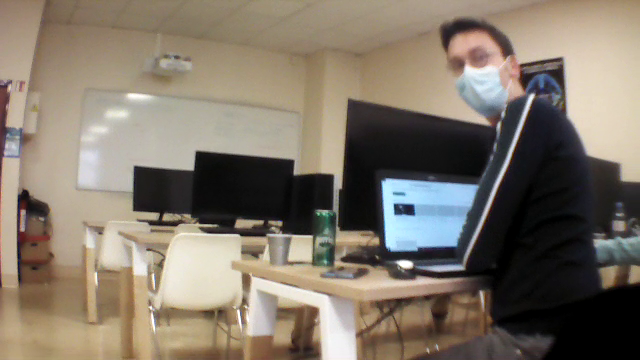
#> input picture src/test/1.png, 640 x 360 px; its folder holds 4 pictures in this run
$ python concat_img.py   (Python 2 division)
#> lines starting #> are read from the running program, lines starting #| are printed output that depends on the picture
### function.py
import cv2
import numpy as np
import matplotlib.pyplot as plt
import os


def trim(frame):
    # crop top
    if not np.sum(frame[0]):
        return trim(frame[1:])
    # crop top
    if not np.sum(frame[-1]):
        return trim(frame[:-2])
    # crop top
    if not np.sum(frame[:, 0]):
        return trim(frame[:, 1:])
    # crop top
    if not np.sum(frame[:, -1]):
        return trim(frame[:, :-2])
    return frame


# [5 lines left out: function convert_to_img_cv2, not called in this run]


def concat_2_img(img_left, img_left_cvt, img_right, img_right_cvt):

    """
    :param img_left: image left
    :param img_left_cvt: image left cvt color
    :param img_right: image right
    :param img_right_cvt: image right cvt color
    :return: concat img of of the image
    """

    # function to detect key point on img
    sift = cv2.xfeatures2d.SIFT_create()
    # find key points
    kp1, des1 = sift.detectAndCompute(img_right_cvt, None)
    kp2, des2 = sift.detectAndCompute(img_left_cvt, None)

    # match key point in that are the same in the 2 img
    match = cv2.BFMatcher()
    matches = match.knnMatch(des1, des2, k=2)

    good = []

    print("number of matches between 2 photos : {}".format(len(matches)))

    for m, n in matches:
        # print("test m.distance({}) < 0.03 * n.distance({})".format(m.distance, 0.03 * n.distance))
        if m.distance < (0.6 * n.distance):
            good.append(m)

    min_match_count = 10

    if len(good) > min_match_count:
        src_pts = np.float32([kp1[m.queryIdx].pt for m in good]).reshape(-1, 1, 2)
        dst_pts = np.float32([kp2[m.trainIdx].pt for m in good]).reshape(-1, 1, 2)
        M, mask = cv2.findHomography(src_pts, dst_pts, cv2.RANSAC, 5.0)
        h, w = img_right_cvt.shape
        pts = np.float32([[0, 0], [0, h - 1], [w - 1, h - 1], [w - 1, 0]]).reshape(-1, 1, 2)
    else:
        draw_params = dict(matchColor=(0, 255, 0), singlePointColor=None, flags=2)

        img3 = cv2.drawMatches(img_right, kp1, img_left, kp2, good, None, **draw_params)
        cv2.imshow("original_image_drawMatches.jpg", img3)

        print "Not enought matches are found - {} / {}, {}" \
              "".format(len(good), min_match_count, len(good) / min_match_count)
        plt.show()
        cv2.waitKey(0)

        return False, np.zeros(shape=(50, 50, 3))

    dst = cv2.warpPerspective(img_right, M, (img_left.shape[1] + img_right.shape[1], img_left.shape[0]))
    dst[0:img_left.shape[0], 0:img_left.shape[1]] = img_left

    return True, trim(dst)


# [8 lines left out: function concat, not called in this run]


# use to debug
# [3 lines that do not run on import are left out]

    # cvt color

    # concat

### concat_img.py
from function import concat_2_img

import cv2
import numpy as np
import matplotlib.pyplot as plt
import os


def trim(frame):
    # crop top
    if not np.sum(frame[0]):
        return trim(frame[1:])
    # crop top
    if not np.sum(frame[-1]):
        return trim(frame[:-2])
    # crop top
    if not np.sum(frame[:, 0]):
        return trim(frame[:, 1:])
    # crop top
    if not np.sum(frame[:, -1]):
        return trim(frame[:, :-2])
    return frame


def concat_list(_list_img, _list_img_cvt_color):
    img_left = _list_img[0]
    img_left_cvt_color = _list_img_cvt_color[0]

    list_concat = []

    for index_file_name in range(len(_list_img) - 1):
        # concat two image
        verif, img = concat_2_img(img_left,
                                img_left_cvt_color,
                                _list_img[index_file_name + 1],
                                _list_img_cvt_color[index_file_name + 1]
                                )

        if verif:
            img_left = img
            img_left_cvt_color = cv2.cvtColor(img_left, cv2.COLOR_BGR2GRAY)
        else:
            list_concat.append(img_left)
            img_left = _list_img[index_file_name + 1]
            img_left_cvt_color = _list_img_cvt_color[index_file_name + 1]


    list_concat.append(img_left)

    # return all image concat
    return list_concat


def convert_to_img_cv2_from_path(path_folder, name_file):
#> called with path_folder = './src/test/', name_file = '1.png'
    img_ = cv2.imread(path_folder + name_file)
#> img_ is the input picture: shape (360, 640, 3); mean B, G, R 105, 118.4, 128.8
    img = cv2.resize(img_, (0, 0), fx=1, fy=1)
    img_cvt_color = cv2.cvtColor(img, cv2.COLOR_BGR2GRAY)
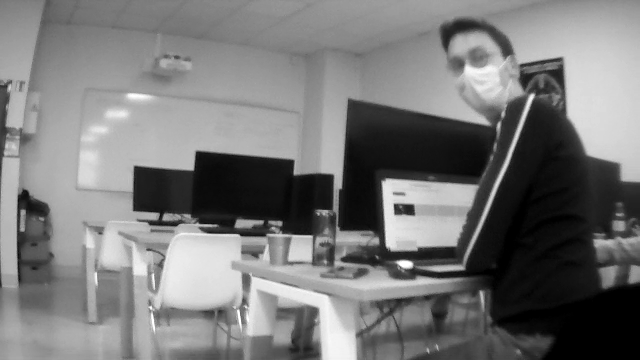
#> img_cvt_color: shape (360, 640); min 0, max 255, mean 119.9

    return img, img_cvt_color


def create_list_img(path_folder):
    # not sure see when the img from drone comes
    # get all name_files in folder
    list_name_files_img = sorted(os.listdir(path_folder))

    list_img = []
    list_img_cvt_color = []

    for name_img in list_name_files_img:
        # not sure see when img from drone comes
        # convert img from path to cv2 format
        img, img_cvt_color = convert_to_img_cv2_from_path(path_folder, name_img)

        # add to list
        list_img.append(img)
        list_img_cvt_color.append(img_cvt_color)
#> pass 2 of the loop in create_list_img, `for name_img in list_name_files_img:`:
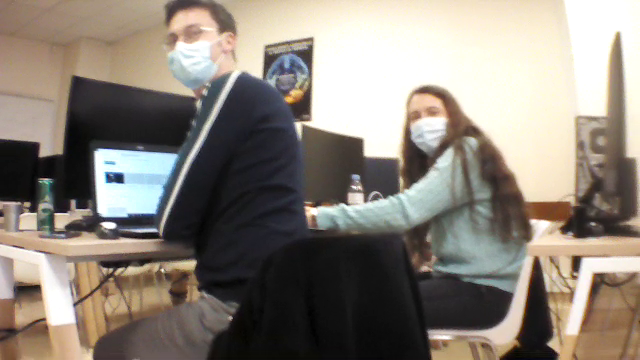
#> input picture src/test/2.png, 640 x 360 px
#> in convert_to_img_cv2_from_path, img_ is the input picture: shape (360, 640, 3); mean B, G, R 121.2, 130.9, 139.1
#> in convert_to_img_cv2_from_path (call 2), `img_cvt_color = cv2.cvtColor(img, cv2.COLOR_BGR2GRAY)`:
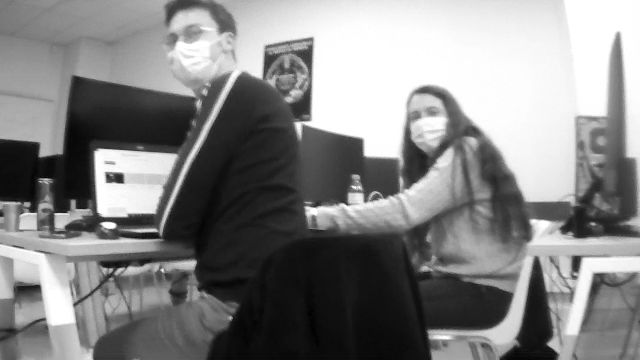
#> img_cvt_color: shape (360, 640); min 0, max 255, mean 132.2
#> pass 3 of the loop in create_list_img, `for name_img in list_name_files_img:`:
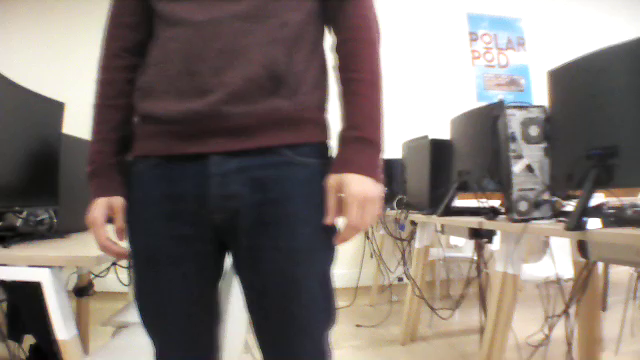
#> input picture src/test/3.png, 640 x 360 px
#> in convert_to_img_cv2_from_path, img_ is the input picture: shape (360, 640, 3); mean B, G, R 112, 117.5, 127.4
#> in convert_to_img_cv2_from_path (call 3), `img_cvt_color = cv2.cvtColor(img, cv2.COLOR_BGR2GRAY)`:
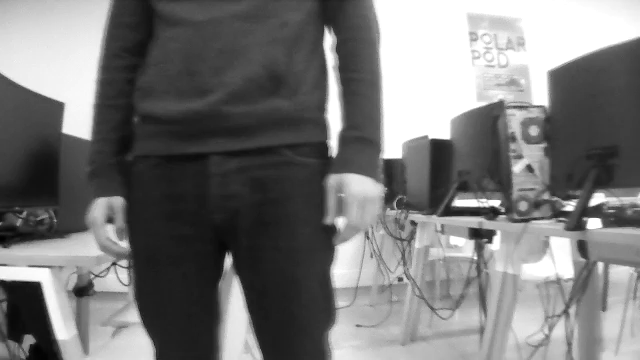
#> img_cvt_color: shape (360, 640); min 1, max 255, mean 119.8
#> the loop made 4 passes; the first 3 are shown

    print list_name_files_img
    return list_img, list_img_cvt_color


if __name__ == "__main__":
    list_img, list_img_cvt_color = create_list_img('./src/test/')

    output = concat_list(list_img, list_img_cvt_color)
#> the loop in concat_list, `for index_file_name in range(len(_list_img) - 1):` made 3 passes
#> pass 1, in concat_2_img, `dst = cv2.warpPerspective(img_right, M, (img_left.shape[1] + img_right..`:
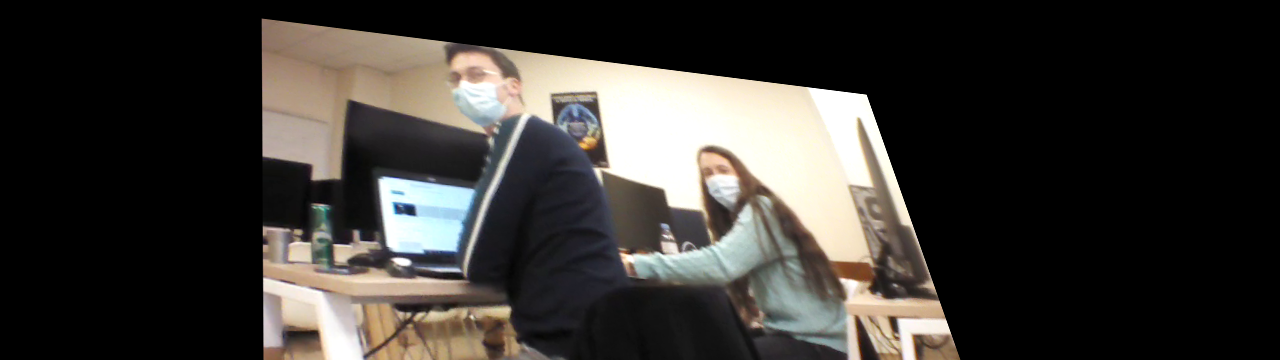
#> dst: shape (360, 1280, 3); mean B, G, R 51.9, 55.5, 58.5
#> pass 1, in concat_list, `verif, img = concat_2_img(img_left, img_left_cvt_color, _list_img[inde..`:
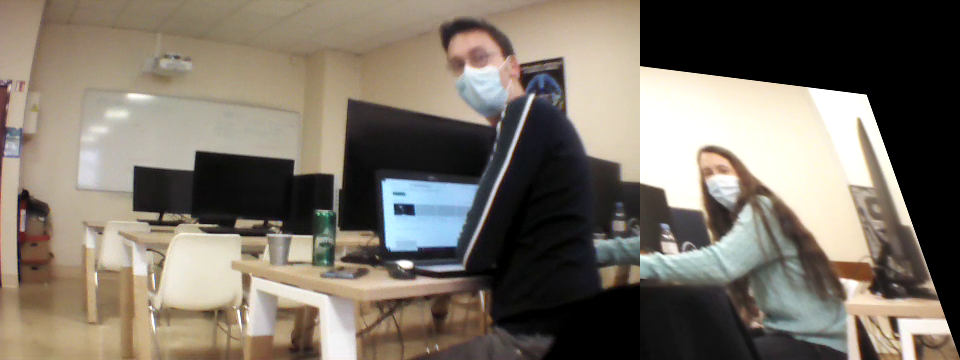
#> img: shape (360, 960, 3); mean B, G, R 102.7, 114, 122.2
#> pass 1, in concat_list, `img_left_cvt_color = cv2.cvtColor(img_left, cv2.COLOR_BGR2GRAY)`:
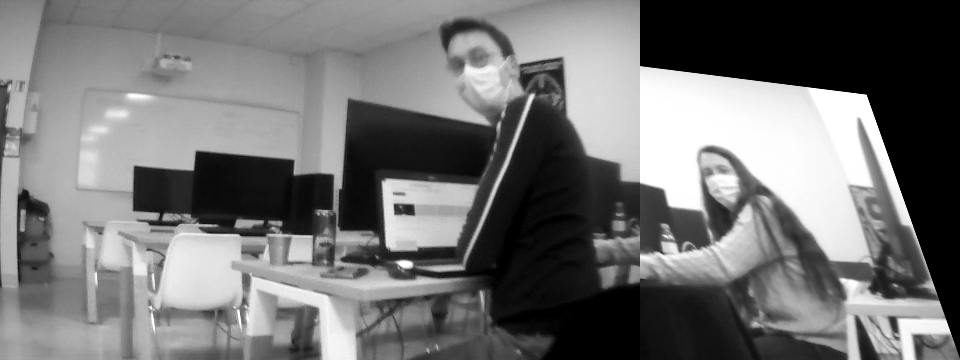
#> img_left_cvt_color: shape (360, 960); min 0, max 255, mean 115.1
#> pass 2, in concat_2_img (call 2), `img3 = cv2.drawMatches(img_right, kp1, img_left, kp2, good, None, **dr..`:
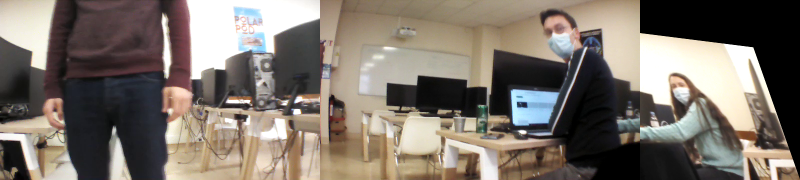
#> img3: shape (360, 1600, 3) (shown at 1/2 size); mean B, G, R 106.4, 115.4, 124.3
#> after the loop in concat_list, `for index_file_name in range(len(_list_img) - 1):`:
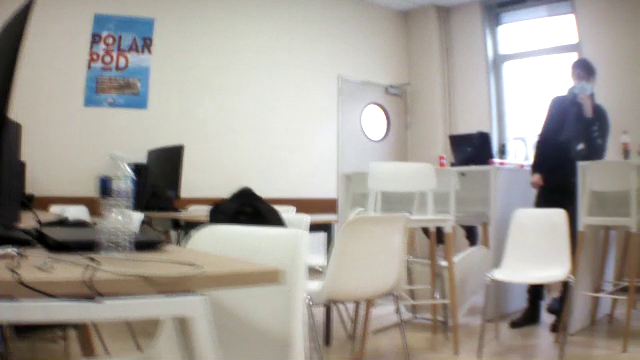
#> img_left: shape (360, 640, 3); mean B, G, R 150.5, 157, 162.1
    index = 1
    for img in output:
        # img_true = cv2.imread("./src/panorama/panorama_montains.jpeg")
        #cv2.imshow("true", img_true)
        cv2.imshow("test " + str(index), img)
        index += 1

    cv2.waitKey(0)
    cv2.destroyAllWindows()
